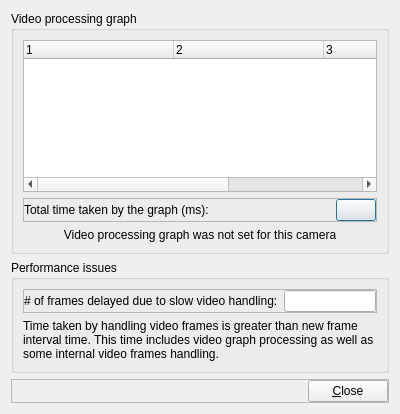
<?xml version="1.0" encoding="UTF-8"?>
<ui version="4.0">
 <class>VideoProcessingInfoDialog</class>
 <widget class="QDialog" name="VideoProcessingInfoDialog">
  <property name="geometry">
   <rect>
    <x>0</x>
    <y>0</y>
    <width>400</width>
    <height>414</height>
   </rect>
  </property>
  <property name="windowTitle">
   <string>Video processing information</string>
  </property>
  <property name="windowIcon">
   <iconset resource="resources.qrc">
    <normaloff>:/images/icons/video_processing_info.png</normaloff>:/images/icons/video_processing_info.png</iconset>
  </property>
  <layout class="QVBoxLayout" name="verticalLayout">
   <item>
    <widget class="QGroupBox" name="groupBox">
     <property name="sizePolicy">
      <sizepolicy hsizetype="Preferred" vsizetype="Expanding">
       <horstretch>0</horstretch>
       <verstretch>0</verstretch>
      </sizepolicy>
     </property>
     <property name="title">
      <string>Video processing graph</string>
     </property>
     <layout class="QVBoxLayout" name="verticalLayout_2">
      <item>
       <widget class="QTreeWidget" name="processinGraphTreeView">
        <property name="contextMenuPolicy">
         <enum>Qt::CustomContextMenu</enum>
        </property>
        <property name="columnCount">
         <number>4</number>
        </property>
        <attribute name="headerDefaultSectionSize">
         <number>150</number>
        </attribute>
        <attribute name="headerStretchLastSection">
         <bool>true</bool>
        </attribute>
        <column>
         <property name="text">
          <string notr="true">1</string>
         </property>
        </column>
        <column>
         <property name="text">
          <string notr="true">2</string>
         </property>
        </column>
        <column>
         <property name="text">
          <string notr="true">3</string>
         </property>
        </column>
        <column>
         <property name="text">
          <string notr="true">4</string>
         </property>
        </column>
       </widget>
      </item>
      <item>
       <widget class="QFrame" name="totalTimeInfoFrame">
        <property name="frameShape">
         <enum>QFrame::StyledPanel</enum>
        </property>
        <property name="frameShadow">
         <enum>QFrame::Raised</enum>
        </property>
        <layout class="QHBoxLayout" name="horizontalLayout_2">
         <property name="leftMargin">
          <number>0</number>
         </property>
         <property name="topMargin">
          <number>0</number>
         </property>
         <property name="rightMargin">
          <number>0</number>
         </property>
         <property name="bottomMargin">
          <number>0</number>
         </property>
         <item>
          <widget class="QLabel" name="totalTimeInfoLabel">
           <property name="sizePolicy">
            <sizepolicy hsizetype="Preferred" vsizetype="Preferred">
             <horstretch>0</horstretch>
             <verstretch>0</verstretch>
            </sizepolicy>
           </property>
           <property name="text">
            <string>Total time taken by the graph (ms):</string>
           </property>
          </widget>
         </item>
         <item>
          <widget class="QLabel" name="totalTimeLabel">
           <property name="sizePolicy">
            <sizepolicy hsizetype="Expanding" vsizetype="Preferred">
             <horstretch>0</horstretch>
             <verstretch>0</verstretch>
            </sizepolicy>
           </property>
           <property name="text">
            <string/>
           </property>
          </widget>
         </item>
         <item>
          <spacer name="horizontalSpacer_2">
           <property name="orientation">
            <enum>Qt::Horizontal</enum>
           </property>
           <property name="sizeHint" stdset="0">
            <size>
             <width>40</width>
             <height>20</height>
            </size>
           </property>
          </spacer>
         </item>
         <item>
          <widget class="QPushButton" name="pluginPropertiesButton">
           <property name="toolTip">
            <string>Change properties of the plug-in</string>
           </property>
           <property name="statusTip">
            <string/>
           </property>
           <property name="text">
            <string/>
           </property>
           <property name="icon">
            <iconset resource="resources.qrc">
             <normaloff>:/images/icons/properties.png</normaloff>:/images/icons/properties.png</iconset>
           </property>
          </widget>
         </item>
        </layout>
       </widget>
      </item>
      <item>
       <widget class="QLabel" name="messageLabel">
        <property name="text">
         <string>Video processing graph was not set for this camera</string>
        </property>
        <property name="alignment">
         <set>Qt::AlignCenter</set>
        </property>
        <property name="wordWrap">
         <bool>true</bool>
        </property>
       </widget>
      </item>
     </layout>
    </widget>
   </item>
   <item>
    <widget class="QGroupBox" name="performanceGroupBox">
     <property name="title">
      <string>Performance issues</string>
     </property>
     <layout class="QVBoxLayout" name="verticalLayout_3">
      <item>
       <widget class="QFrame" name="frame_2">
        <property name="frameShape">
         <enum>QFrame::StyledPanel</enum>
        </property>
        <property name="frameShadow">
         <enum>QFrame::Raised</enum>
        </property>
        <layout class="QHBoxLayout" name="horizontalLayout_3">
         <property name="leftMargin">
          <number>0</number>
         </property>
         <property name="topMargin">
          <number>0</number>
         </property>
         <property name="rightMargin">
          <number>0</number>
         </property>
         <property name="bottomMargin">
          <number>0</number>
         </property>
         <item>
          <widget class="QLabel" name="framesDelayedLabel">
           <property name="text">
            <string># of frames delayed due to slow video handling:</string>
           </property>
          </widget>
         </item>
         <item>
          <widget class="QLineEdit" name="delayedFramesEdit">
           <property name="readOnly">
            <bool>true</bool>
           </property>
          </widget>
         </item>
        </layout>
       </widget>
      </item>
      <item>
       <widget class="QLabel" name="label">
        <property name="toolTip">
         <string>Delayed video frames may cause issues for some cameras (like USB or built-in laptop cameras) and potentially lead to noticeable system delays.</string>
        </property>
        <property name="text">
         <string>Time taken by handling video frames is greater than new frame interval time. This time includes video graph processing as well as some internal video frames handling.</string>
        </property>
        <property name="wordWrap">
         <bool>true</bool>
        </property>
       </widget>
      </item>
     </layout>
    </widget>
   </item>
   <item>
    <widget class="QFrame" name="frame">
     <property name="frameShape">
      <enum>QFrame::StyledPanel</enum>
     </property>
     <property name="frameShadow">
      <enum>QFrame::Raised</enum>
     </property>
     <layout class="QHBoxLayout" name="horizontalLayout">
      <property name="leftMargin">
       <number>0</number>
      </property>
      <property name="topMargin">
       <number>0</number>
      </property>
      <property name="rightMargin">
       <number>0</number>
      </property>
      <property name="bottomMargin">
       <number>0</number>
      </property>
      <item>
       <spacer name="horizontalSpacer">
        <property name="orientation">
         <enum>Qt::Horizontal</enum>
        </property>
        <property name="sizeHint" stdset="0">
         <size>
          <width>296</width>
          <height>20</height>
         </size>
        </property>
       </spacer>
      </item>
      <item>
       <widget class="QPushButton" name="closeButton">
        <property name="text">
         <string>&amp;Close</string>
        </property>
       </widget>
      </item>
     </layout>
    </widget>
   </item>
  </layout>
 </widget>
 <resources>
  <include location="resources.qrc"/>
 </resources>
 <connections/>
</ui>
